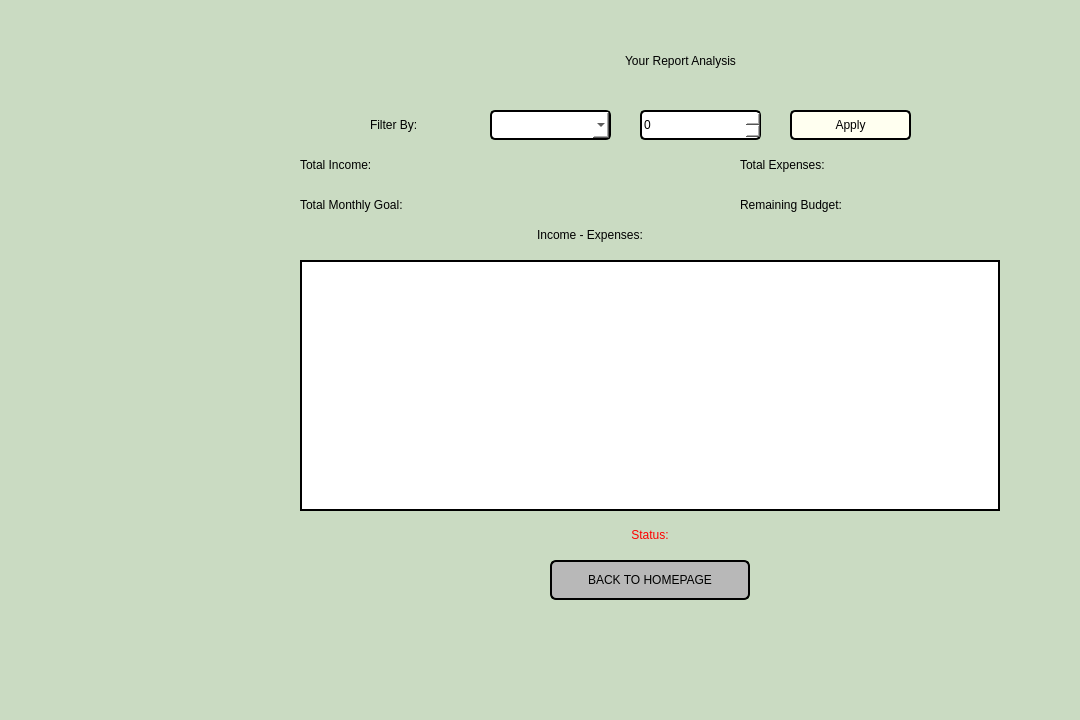
<?xml version="1.0" encoding="UTF-8"?>
<ui version="4.0">
 <class>analyzereport</class>
 <widget class="QDialog" name="analyzereport">
  <property name="geometry">
   <rect>
    <x>0</x>
    <y>0</y>
    <width>1080</width>
    <height>720</height>
   </rect>
  </property>
  <property name="windowTitle">
   <string>BudgetBuddy</string>
  </property>
  <property name="styleSheet">
   <string notr="true">background-color: rgb(202, 219, 194);</string>
  </property>
  <widget class="QLabel" name="labelTitle">
   <property name="geometry">
    <rect>
     <x>420</x>
     <y>30</y>
     <width>521</width>
     <height>61</height>
    </rect>
   </property>
   <property name="styleSheet">
    <string notr="true">font: 700 35pt &quot;Segoe UI&quot;; color: black;</string>
   </property>
   <property name="text">
    <string>Your Report Analysis</string>
   </property>
   <property name="alignment">
    <set>Qt::AlignmentFlag::AlignCenter</set>
   </property>
  </widget>
  <widget class="QLabel" name="labelFilter">
   <property name="geometry">
    <rect>
     <x>370</x>
     <y>110</y>
     <width>101</width>
     <height>30</height>
    </rect>
   </property>
   <property name="styleSheet">
    <string notr="true">font: 600 16pt &quot;Segoe UI&quot;; color: black;</string>
   </property>
   <property name="text">
    <string>Filter By:</string>
   </property>
  </widget>
  <widget class="QComboBox" name="comboBoxMonth">
   <property name="geometry">
    <rect>
     <x>490</x>
     <y>110</y>
     <width>121</width>
     <height>30</height>
    </rect>
   </property>
   <property name="styleSheet">
    <string notr="true">
     font: 600 11pt &quot;Segoe UI&quot;;
     background: white;
     color: black;
     border: 2px solid black;
     border-radius: 5px;
    </string>
   </property>
  </widget>
  <widget class="QSpinBox" name="spinBoxYear">
   <property name="geometry">
    <rect>
     <x>640</x>
     <y>110</y>
     <width>121</width>
     <height>30</height>
    </rect>
   </property>
   <property name="styleSheet">
    <string notr="true">
     font: 600 11pt &quot;Segoe UI&quot;;
     background: white;
     color: black;
     border: 2px solid black;
     border-radius: 5px;
    </string>
   </property>
  </widget>
  <widget class="QPushButton" name="buttonFilter">
   <property name="geometry">
    <rect>
     <x>790</x>
     <y>110</y>
     <width>121</width>
     <height>30</height>
    </rect>
   </property>
   <property name="styleSheet">
    <string notr="true">
     font: 600 13pt &quot;Segoe UI&quot;;
background-color: #FFFFF0;
     color: black;
     border: 2px solid black;
     border-radius: 5px;
    </string>
   </property>
   <property name="text">
    <string>Apply</string>
   </property>
  </widget>
  <widget class="QLabel" name="labelTotalIncome">
   <property name="geometry">
    <rect>
     <x>300</x>
     <y>150</y>
     <width>300</width>
     <height>30</height>
    </rect>
   </property>
   <property name="styleSheet">
    <string notr="true">font: 600 16pt &quot;Segoe UI&quot;; color: black;</string>
   </property>
   <property name="text">
    <string>Total Income:</string>
   </property>
  </widget>
  <widget class="QLabel" name="labelTotalExpenses">
   <property name="geometry">
    <rect>
     <x>740</x>
     <y>150</y>
     <width>300</width>
     <height>30</height>
    </rect>
   </property>
   <property name="styleSheet">
    <string notr="true">font: 600 16pt &quot;Segoe UI&quot;; color: black;</string>
   </property>
   <property name="text">
    <string>Total Expenses:</string>
   </property>
  </widget>
  <widget class="QLabel" name="labelTotalMonthlyGoal">
   <property name="geometry">
    <rect>
     <x>300</x>
     <y>190</y>
     <width>300</width>
     <height>30</height>
    </rect>
   </property>
   <property name="styleSheet">
    <string notr="true">font: 600 16pt &quot;Segoe UI&quot;; color: black;</string>
   </property>
   <property name="text">
    <string>Total Monthly Goal:</string>
   </property>
  </widget>
  <widget class="QLabel" name="labelRemainingBudget">
   <property name="geometry">
    <rect>
     <x>740</x>
     <y>190</y>
     <width>300</width>
     <height>30</height>
    </rect>
   </property>
   <property name="styleSheet">
    <string notr="true">font: 600 16pt &quot;Segoe UI&quot;; color: black;</string>
   </property>
   <property name="text">
    <string>Remaining Budget:</string>
   </property>
  </widget>
  <widget class="QFrame" name="chartWidget">
   <property name="geometry">
    <rect>
     <x>300</x>
     <y>260</y>
     <width>700</width>
     <height>251</height>
    </rect>
   </property>
   <property name="styleSheet">
    <string notr="true">background: white; border: 2px solid black;</string>
   </property>
   <property name="frameShape">
    <enum>QFrame::Shape::StyledPanel</enum>
   </property>
   <property name="frameShadow">
    <enum>QFrame::Shadow::Raised</enum>
   </property>
  </widget>
  <widget class="QLabel" name="labelHoverInfo">
   <property name="geometry">
    <rect>
     <x>360</x>
     <y>520</y>
     <width>360</width>
     <height>20</height>
    </rect>
   </property>
   <property name="styleSheet">
    <string notr="true">font: 600 12pt &quot;Segoe UI&quot;; color: rgb(0, 85, 255);</string>
   </property>
   <property name="text">
    <string/>
   </property>
   <property name="alignment">
    <set>Qt::AlignmentFlag::AlignCenter</set>
   </property>
  </widget>
  <widget class="QLabel" name="labelWarnings">
   <property name="geometry">
    <rect>
     <x>550</x>
     <y>520</y>
     <width>200</width>
     <height>30</height>
    </rect>
   </property>
   <property name="styleSheet">
    <string notr="true">font: 600 16pt &quot;Segoe UI&quot;; color: red;</string>
   </property>
   <property name="text">
    <string>Status:</string>
   </property>
   <property name="alignment">
    <set>Qt::AlignmentFlag::AlignCenter</set>
   </property>
  </widget>
  <widget class="QPushButton" name="buttonBack">
   <property name="geometry">
    <rect>
     <x>550</x>
     <y>560</y>
     <width>200</width>
     <height>40</height>
    </rect>
   </property>
   <property name="styleSheet">
    <string notr="true">font: 700 14pt &quot;Segoe UI&quot;;color: black; border: 2px solid black; border-radius: 6px; 

background-color: rgb(184, 184, 184);</string>
   </property>
   <property name="text">
    <string>BACK TO HOMEPAGE</string>
   </property>
  </widget>
  <widget class="QLabel" name="labelNetBalance">
   <property name="geometry">
    <rect>
     <x>240</x>
     <y>219</y>
     <width>700</width>
     <height>31</height>
    </rect>
   </property>
   <property name="styleSheet">
    <string notr="true">font: 600 16pt &quot;Segoe UI&quot;; color: black;</string>
   </property>
   <property name="text">
    <string>Income - Expenses:</string>
   </property>
   <property name="alignment">
    <set>Qt::AlignmentFlag::AlignCenter</set>
   </property>
  </widget>
 </widget>
 <resources/>
 <connections/>
</ui>
